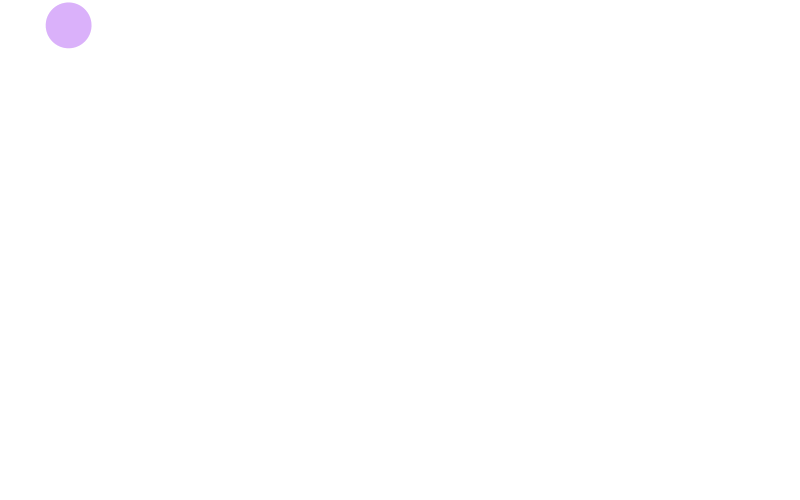
Frame 1 (no input)
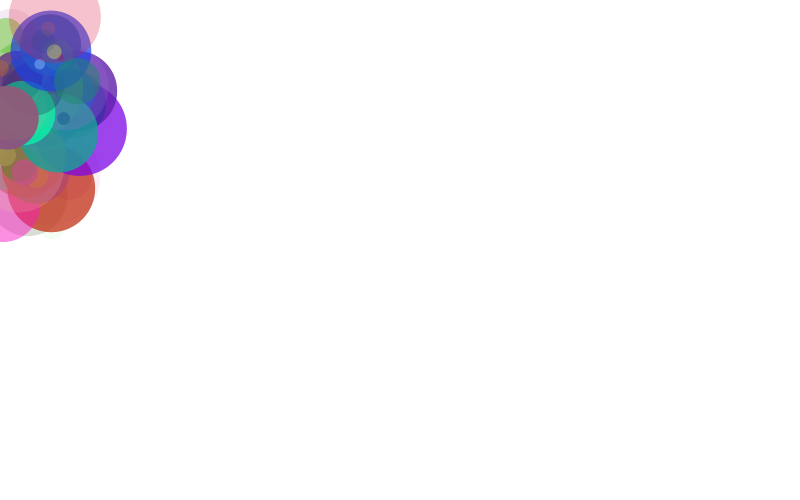
Frame 60 (the mouse pressed at the canvas centre just before this capture)
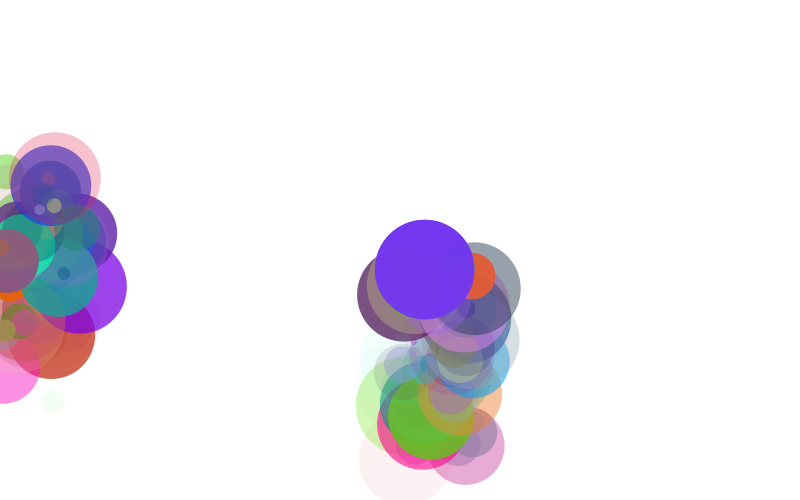
Frame 120 (the mouse held since frame 60 and released just before this capture)

The Processing sketch that drew these frames (run headless with seeded random() and noise(); from frame 60 on, the mouse is pressed at the canvas centre):

// Processing sketch: generative
// ── generative.pde
void setup() {
  surface.setSize(800, 500);
  background(255);
}

float[][] array = new float[300][7];
int order = 0;

void draw() {
  setup();
  float red = random(255);
  float green = random(255);
  float blue = random(255);
  float opacity = random(255);
  float x = mouseX + random(80);
  float y = mouseY + random(80);
  float size = random(100);
  
  fill(red, green, blue, opacity);
  noStroke();
  ellipse(x, y, size, size);
  
  float[] args = {red, green, blue, opacity, x, y, size};
  array[order] = args;
  
  for(int i = 0; i < 300; i ++){
    fill(array[i][0], array[i][1], array[i][2], array[i][3]);
    noStroke();
    ellipse(array[i][4], array[i][5], array[i][6], array[i][6]);
    array[i][5] += random(5);
  }
  order += 1;
  if(order == 300){
    order = 0;
  }
}
